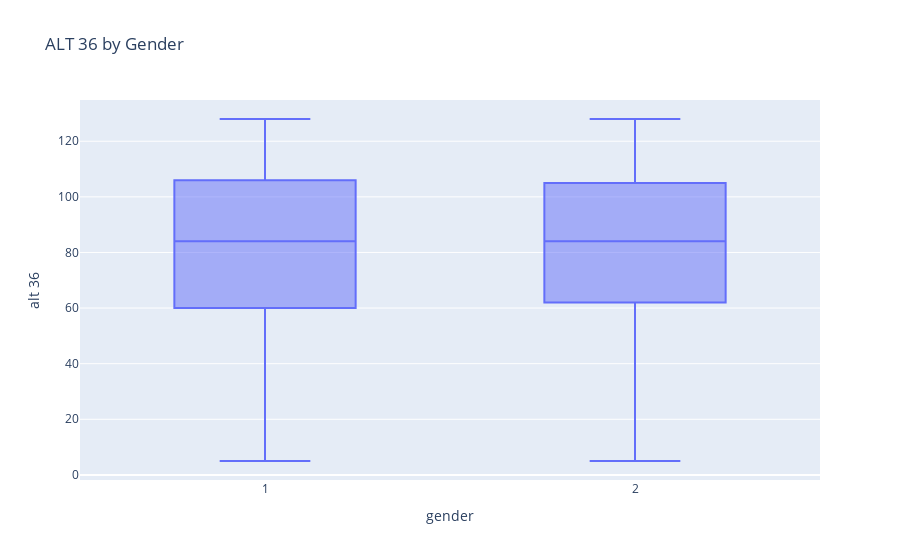

Notebook cell for this chart:
### Code cell
fig = px.box(df, x='gender', y='alt 36', 
             title='ALT 36 by Gender',
             labels={'Gender': 'Gender', 'ALT 36': 'ALT 36 Levels'})
fig.show()

### Figure 1 — Plotly figure (JSON) as saved in the notebook; plotly's stock layout.template omitted (floating-point values rounded to 4 significant figures; data arrays with more than 128 entries replaced by an {"elided": "..."} marker saying what was removed)
{"data": [{"alignmentgroup": "True", "hovertemplate": "gender=%{x}<br>alt 36=%{y}<extra></extra>", "legendgroup": "", "marker": {"color": "#636efa"}, "name": "", "notched": false, "offsetgroup": "", "orientation": "v", "showlegend": false, "type": "box", "x": {"elided": "1385 int values"}, "x0": " ", "xaxis": "x", "y": {"elided": "1385 int values"}, "y0": " ", "yaxis": "y"}], "layout": {"boxmode": "group", "legend": {"tracegroupgap": 0}, "title": {"text": "ALT 36 by Gender"}, "xaxis": {"anchor": "y", "domain": [0, 1], "title": {"text": "gender"}}, "yaxis": {"anchor": "x", "domain": [0, 1], "title": {"text": "alt 36"}}}}
